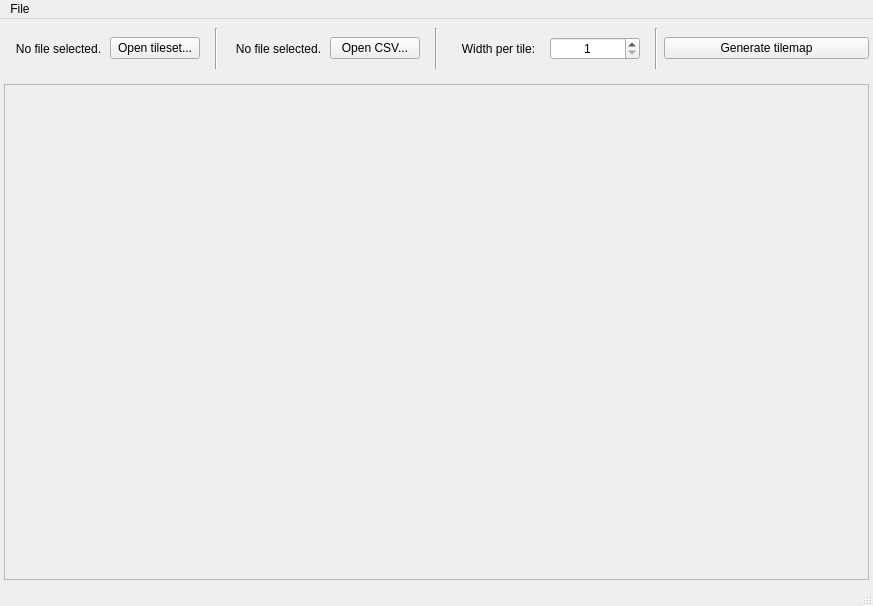
<?xml version="1.0" encoding="UTF-8"?>
<ui version="4.0">
 <class>Tilemap</class>
 <widget class="QMainWindow" name="Tilemap">
  <property name="geometry">
   <rect>
    <x>0</x>
    <y>0</y>
    <width>873</width>
    <height>606</height>
   </rect>
  </property>
  <property name="windowTitle">
   <string>Tilemap Viewer</string>
  </property>
  <widget class="QWidget" name="centralwidget">
   <layout class="QVBoxLayout" name="verticalLayout">
    <property name="leftMargin">
     <number>4</number>
    </property>
    <property name="topMargin">
     <number>9</number>
    </property>
    <property name="rightMargin">
     <number>4</number>
    </property>
    <property name="bottomMargin">
     <number>4</number>
    </property>
    <item>
     <widget class="QWidget" name="widget" native="true">
      <property name="maximumSize">
       <size>
        <width>16777215</width>
        <height>50</height>
       </size>
      </property>
      <layout class="QHBoxLayout" name="horizontalLayout_2">
       <property name="leftMargin">
        <number>0</number>
       </property>
       <property name="topMargin">
        <number>0</number>
       </property>
       <property name="rightMargin">
        <number>0</number>
       </property>
       <property name="bottomMargin">
        <number>0</number>
       </property>
       <item>
        <widget class="QWidget" name="widget_3" native="true">
         <layout class="QHBoxLayout" name="horizontalLayout_4">
          <item>
           <widget class="QLabel" name="tilesetLabel">
            <property name="text">
             <string>No file selected.</string>
            </property>
            <property name="alignment">
             <set>Qt::AlignCenter</set>
            </property>
           </widget>
          </item>
          <item>
           <widget class="QPushButton" name="tilesetButton">
            <property name="text">
             <string>Open tileset...</string>
            </property>
           </widget>
          </item>
         </layout>
        </widget>
       </item>
       <item>
        <widget class="Line" name="line">
         <property name="orientation">
          <enum>Qt::Vertical</enum>
         </property>
        </widget>
       </item>
       <item>
        <widget class="QWidget" name="widget_4" native="true">
         <layout class="QHBoxLayout" name="horizontalLayout_5">
          <item>
           <widget class="QLabel" name="csvLabel">
            <property name="text">
             <string>No file selected.</string>
            </property>
            <property name="alignment">
             <set>Qt::AlignCenter</set>
            </property>
           </widget>
          </item>
          <item>
           <widget class="QPushButton" name="csvButton">
            <property name="text">
             <string>Open CSV...</string>
            </property>
           </widget>
          </item>
         </layout>
        </widget>
       </item>
       <item>
        <widget class="Line" name="line_2">
         <property name="orientation">
          <enum>Qt::Vertical</enum>
         </property>
        </widget>
       </item>
       <item>
        <widget class="QWidget" name="widget_5" native="true">
         <layout class="QHBoxLayout" name="horizontalLayout_6">
          <item>
           <widget class="QLabel" name="label_4">
            <property name="text">
             <string>Width per tile:</string>
            </property>
            <property name="alignment">
             <set>Qt::AlignCenter</set>
            </property>
           </widget>
          </item>
          <item>
           <widget class="QSpinBox" name="widthInput">
            <property name="alignment">
             <set>Qt::AlignCenter</set>
            </property>
            <property name="minimum">
             <number>1</number>
            </property>
            <property name="maximum">
             <number>9999999</number>
            </property>
            <property name="value">
             <number>1</number>
            </property>
           </widget>
          </item>
         </layout>
        </widget>
       </item>
       <item>
        <widget class="Line" name="line_3">
         <property name="orientation">
          <enum>Qt::Vertical</enum>
         </property>
        </widget>
       </item>
       <item>
        <widget class="QPushButton" name="generateButton">
         <property name="text">
          <string>Generate tilemap</string>
         </property>
        </widget>
       </item>
      </layout>
     </widget>
    </item>
    <item>
     <widget class="QWidget" name="widget_2" native="true">
      <layout class="QHBoxLayout" name="horizontalLayout">
       <property name="leftMargin">
        <number>0</number>
       </property>
       <property name="rightMargin">
        <number>0</number>
       </property>
       <property name="bottomMargin">
        <number>0</number>
       </property>
       <item>
        <widget class="QScrollArea" name="scrollArea">
         <property name="widgetResizable">
          <bool>true</bool>
         </property>
         <widget class="QWidget" name="scrollAreaWidgetContents">
          <property name="geometry">
           <rect>
            <x>0</x>
            <y>0</y>
            <width>863</width>
            <height>493</height>
           </rect>
          </property>
          <layout class="QHBoxLayout" name="horizontalLayout_3">
           <item>
            <widget class="QLabel" name="imageLabel">
             <property name="lineWidth">
              <number>1</number>
             </property>
             <property name="text">
              <string/>
             </property>
             <property name="alignment">
              <set>Qt::AlignLeading|Qt::AlignLeft|Qt::AlignTop</set>
             </property>
            </widget>
           </item>
          </layout>
         </widget>
        </widget>
       </item>
      </layout>
     </widget>
    </item>
   </layout>
  </widget>
  <widget class="QMenuBar" name="menubar">
   <property name="geometry">
    <rect>
     <x>0</x>
     <y>0</y>
     <width>873</width>
     <height>20</height>
    </rect>
   </property>
   <widget class="QMenu" name="menuFile">
    <property name="title">
     <string>File</string>
    </property>
    <addaction name="actionSaveAs"/>
   </widget>
   <addaction name="menuFile"/>
  </widget>
  <widget class="QStatusBar" name="statusbar"/>
  <action name="actionSaveAs">
   <property name="text">
    <string>Save As...</string>
   </property>
  </action>
 </widget>
 <resources/>
 <connections/>
</ui>
